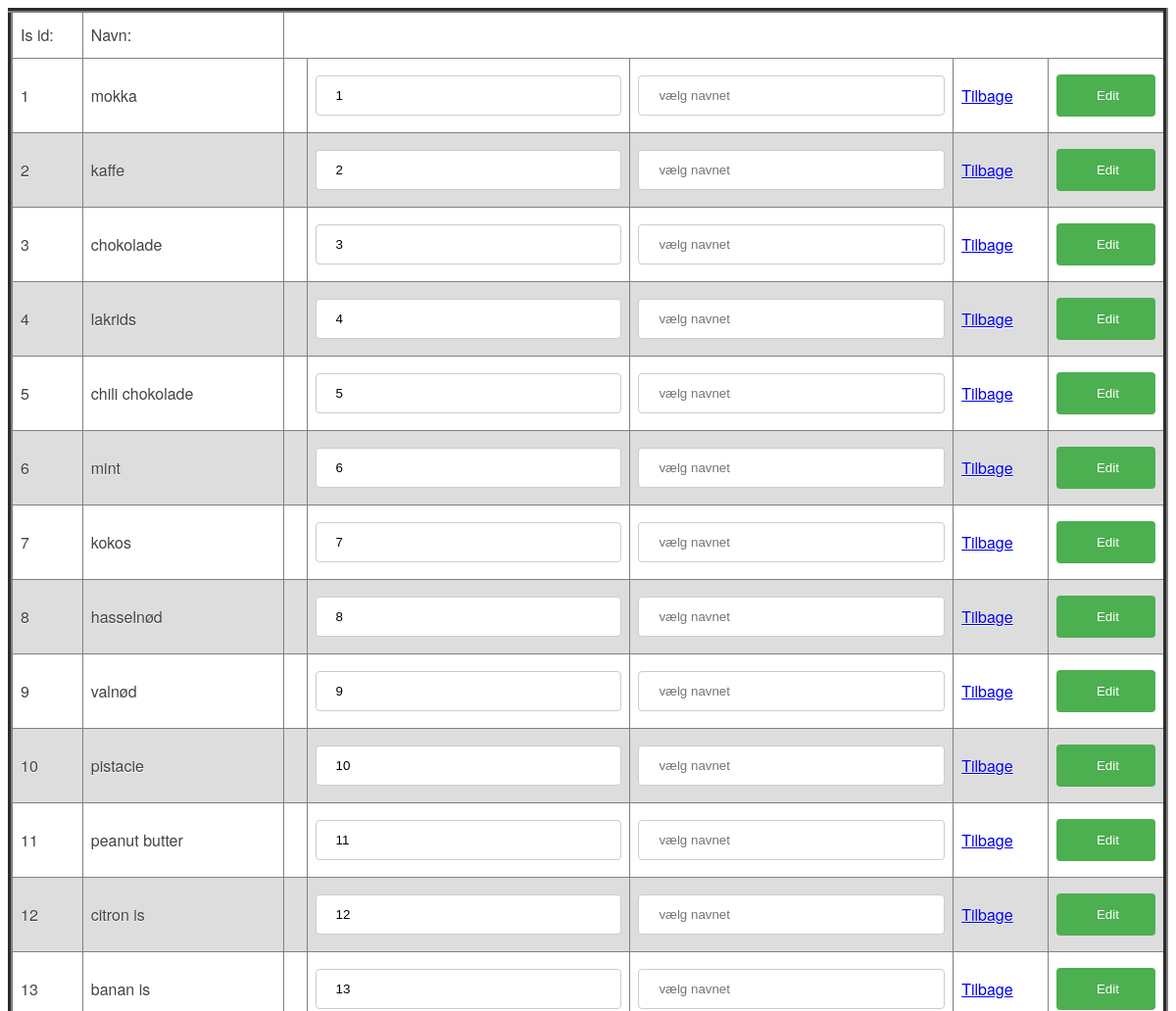
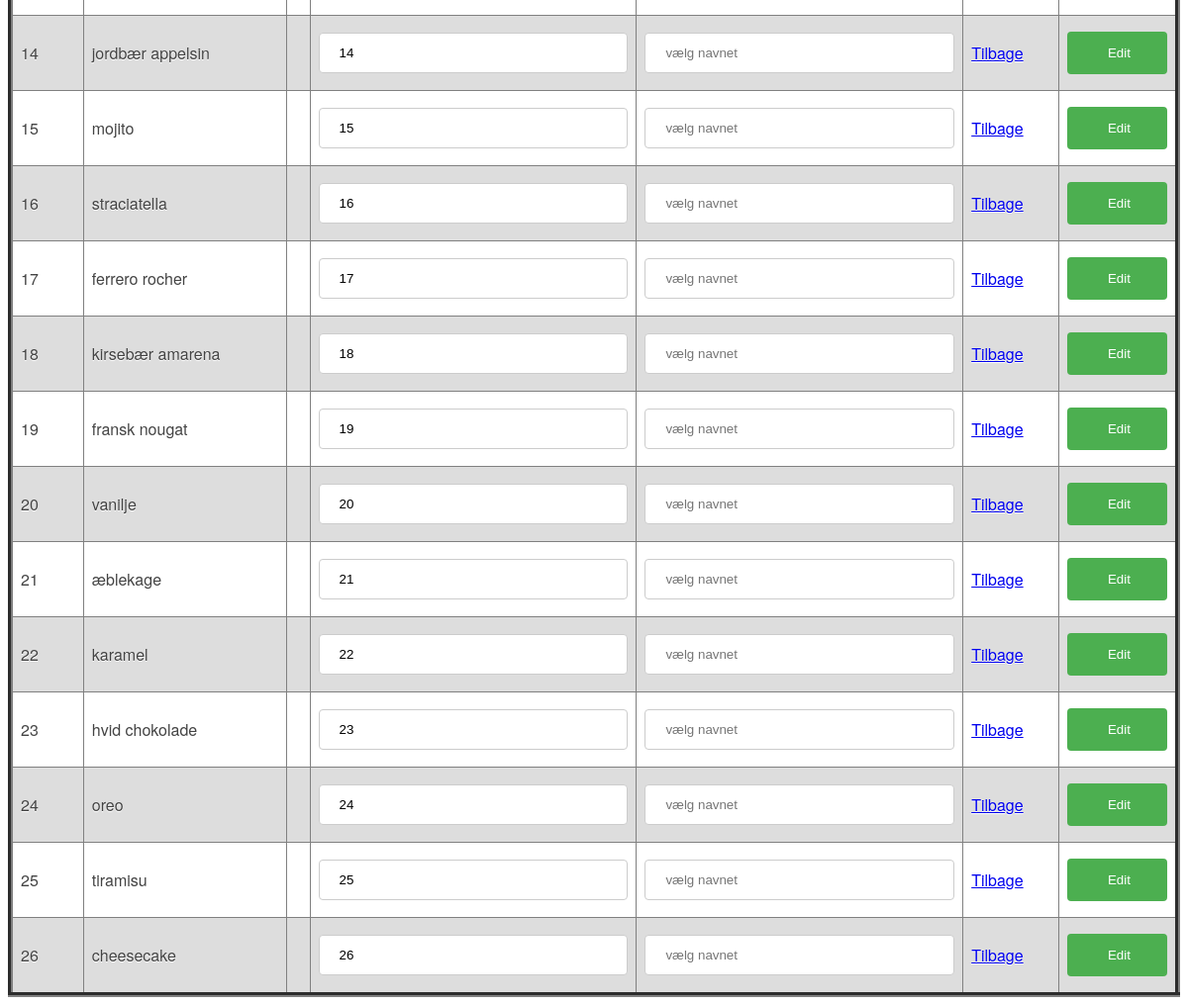
Page /edit on the committed database (2 pictures, top to bottom).
### tables this page shows
CREATE TABLE "Ice" (
	"idIs"	INTEGER NOT NULL,
	"navn"	TEXT DEFAULT NULL,
	PRIMARY KEY("idIs" AUTOINCREMENT)
);

### app.py (the view, shortened to what this page needs)
@app.route('/edit',  methods=['GET', 'POST'])
def edit():
    con = sqlite3.connect("/Users/win/Desktop/is/butikken.db")
    con.row_factory = sqlite3.Row
    cur = con.cursor()
    cur.execute("select * from Ice ")
    rows = cur.fetchall()
    con.close()
    return render_template('edit.html',rows = rows)

### templates/edit.html (shortened to what this page needs)
<!DOCTYPE html>
<html lang="en">
<head>
    <link rel="stylesheet" href="{{url_for('static', filename='style.css') }}" />
</head>
<body>
    <center>
        <table border=5>
            <thead>
                    <td>Is id: </td>
                    <td>Navn: </td>
            </thead>
            {% for row in rows %}
                <tr>
                    <td>{{row["idIs"]}}</td>
                    <td>{{row["navn"]}}</td>
                            <td>
                             <form action="#" method="post">
                            <td>
                                <input type="text" readonly name="is_id" value = {{row.idIs}} placeholder="vælg id ">
                            <br>
                            </td>
                            <td>
                            <input type="text" name="is_navn"   placeholder="vælg navnet   ">
                            <br>
                            </td>
                            <td>
                            <a href="/" class="btn btn-details">Tilbage</a>
                            </td>
                            <td>
                            <input type="submit" class="btn btn-send" value=" Edit">
                        </td>
                             </form>
                            </td>
                    </tr>
            {% endfor %}
</body>
</html>

### static/style.css (style rules this page uses)
body { background: #ffffffee ; color: #444; font: 100%/30px 'Helvetica Neue', helvetica, arial, sans-serif; text-shadow: 0 1px 0 #fff; }
table { border-collapse: collapse; width: 100%; }
th, td { text-align: left; padding: 8px; }
tr:nth-child(even) { background-color: #dddddd; }
input[type=text], select { width: 100%; padding: 12px 20px; margin: 8px 0; display: inline-block; border: 1px solid #ccc; border-radius: 4px; box-sizing: border-box; }
input[type=submit] { width: 100%; background-color: #4CAF50; color: white; padding: 14px 20px; margin: 8px 0; border: none; border-radius: 4px; cursor: pointer; }

### rows in the picture
Ice: idIs "1", navn "mokka", is_id "1"
Ice: idIs "2", navn "kaffe", is_id "2"
Ice: idIs "3", navn "chokolade", is_id "3"
Ice: idIs "4", navn "lakrids", is_id "4"
Ice: idIs "5", navn "chili chokolade", is_id "5"
Ice: idIs "6", navn "mint", is_id "6"
Ice: idIs "7", navn "kokos", is_id "7"
Ice: idIs "8", navn "hasselnød", is_id "8"
Ice: idIs "9", navn "valnød", is_id "9"
Ice: idIs "10", navn "pistacie", is_id "10"
Ice: idIs "11", navn "peanut butter", is_id "11"
Ice: idIs "12", navn "citron is", is_id "12"
Ice: idIs "13", navn "banan is", is_id "13"
Ice: idIs "14", navn "jordbær appelsin", is_id "14"
Ice: idIs "15", navn "mojito", is_id "15"
Ice: idIs "16", navn "straciatella", is_id "16"
Ice: idIs "17", navn "ferrero rocher", is_id "17"
Ice: idIs "18", navn "kirsebær amarena", is_id "18"
Ice: idIs "19", navn "fransk nougat", is_id "19"
Ice: idIs "20", navn "vanilje", is_id "20"
Ice: idIs "21", navn "æblekage", is_id "21"
Ice: idIs "22", navn "karamel", is_id "22"
Ice: idIs "23", navn "hvid chokolade", is_id "23"
Ice: idIs "24", navn "oreo", is_id "24"
Ice: idIs "25", navn "tiramisu", is_id "25"
Ice: idIs "26", navn "cheesecake", is_id "26"
